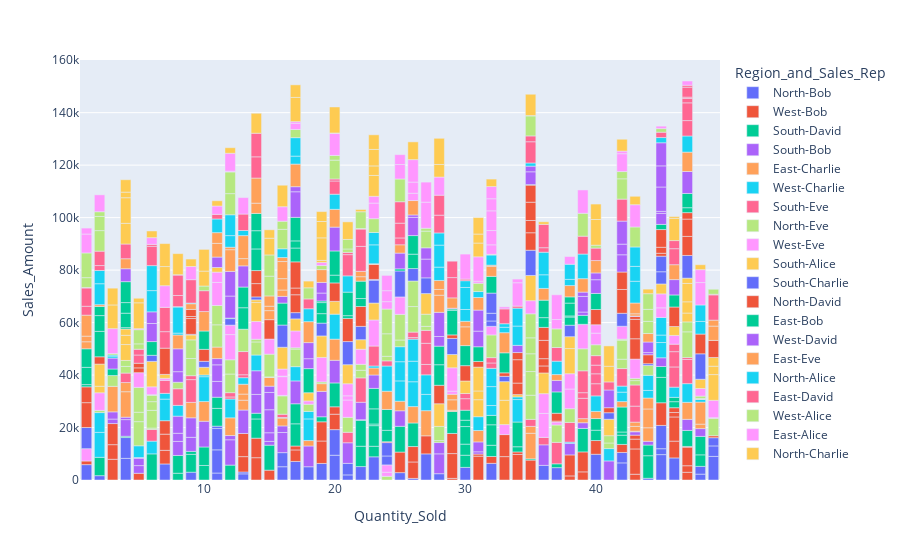

The notebook cell this image was saved under:
### Code cell
#bar-plots shows the comparison b/w different categories
fig = ply.bar(sales_df,x="Quantity_Sold",y="Sales_Amount",color='Region_and_Sales_Rep')
fig.show()
